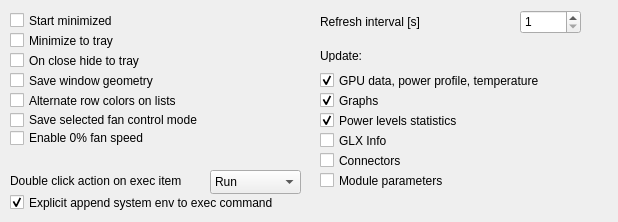
          <widget class="QWidget" name="tab_mainConfig">
           <attribute name="title">
            <string>Main</string>
           </attribute>
           <widget class="QCheckBox" name="cb_startMinimized">
            <property name="geometry">
             <rect>
              <x>10</x>
              <y>10</y>
              <width>289</width>
              <height>21</height>
             </rect>
            </property>
            <property name="text">
             <string>Start minimized</string>
            </property>
           </widget>
           <widget class="QCheckBox" name="cb_minimizeTray">
            <property name="geometry">
             <rect>
              <x>10</x>
              <y>30</y>
              <width>289</width>
              <height>21</height>
             </rect>
            </property>
            <property name="sizePolicy">
             <sizepolicy hsizetype="MinimumExpanding" vsizetype="Fixed">
              <horstretch>0</horstretch>
              <verstretch>0</verstretch>
             </sizepolicy>
            </property>
            <property name="text">
             <string>Minimize to tray</string>
            </property>
           </widget>
           <widget class="QCheckBox" name="cb_closeTray">
            <property name="geometry">
             <rect>
              <x>10</x>
              <y>50</y>
              <width>289</width>
              <height>21</height>
             </rect>
            </property>
            <property name="sizePolicy">
             <sizepolicy hsizetype="Preferred" vsizetype="Fixed">
              <horstretch>0</horstretch>
              <verstretch>0</verstretch>
             </sizepolicy>
            </property>
            <property name="text">
             <string>On close hide to tray</string>
            </property>
           </widget>
           <widget class="QCheckBox" name="cb_saveWindowGeometry">
            <property name="geometry">
             <rect>
              <x>10</x>
              <y>70</y>
              <width>289</width>
              <height>21</height>
             </rect>
            </property>
            <property name="text">
             <string>Save window geometry</string>
            </property>
           </widget>
           <widget class="QCheckBox" name="cb_alternateRow">
            <property name="geometry">
             <rect>
              <x>10</x>
              <y>90</y>
              <width>289</width>
              <height>21</height>
             </rect>
            </property>
            <property name="text">
             <string>Alternate row colors on lists</string>
            </property>
           </widget>
           <widget class="QLabel" name="label_2">
            <property name="geometry">
             <rect>
              <x>320</x>
              <y>10</y>
              <width>161</width>
              <height>24</height>
             </rect>
            </property>
            <property name="text">
             <string>Refresh interval [s]</string>
            </property>
           </widget>
           <widget class="QDoubleSpinBox" name="spin_timerInterval">
            <property name="geometry">
             <rect>
              <x>520</x>
              <y>10</y>
              <width>61</width>
              <height>24</height>
             </rect>
            </property>
            <property name="decimals">
             <number>0</number>
            </property>
            <property name="minimum">
             <double>1.000000000000000</double>
            </property>
            <property name="singleStep">
             <double>1.000000000000000</double>
            </property>
            <property name="value">
             <double>1.000000000000000</double>
            </property>
           </widget>
           <widget class="QLabel" name="label_5">
            <property name="geometry">
             <rect>
              <x>320</x>
              <y>50</y>
              <width>289</width>
              <height>12</height>
             </rect>
            </property>
            <property name="maximumSize">
             <size>
              <width>16777215</width>
              <height>15</height>
             </size>
            </property>
            <property name="text">
             <string>Update:</string>
            </property>
           </widget>
           <widget class="QCheckBox" name="cb_gpuData">
            <property name="geometry">
             <rect>
              <x>320</x>
              <y>70</y>
              <width>289</width>
              <height>21</height>
             </rect>
            </property>
            <property name="sizePolicy">
             <sizepolicy hsizetype="MinimumExpanding" vsizetype="Fixed">
              <horstretch>0</horstretch>
              <verstretch>0</verstretch>
             </sizepolicy>
            </property>
            <property name="text">
             <string>GPU data, power profile, temperature</string>
            </property>
            <property name="checked">
             <bool>true</bool>
            </property>
           </widget>
           <widget class="QCheckBox" name="cb_graphs">
            <property name="geometry">
             <rect>
              <x>320</x>
              <y>90</y>
              <width>289</width>
              <height>21</height>
             </rect>
            </property>
            <property name="sizePolicy">
             <sizepolicy hsizetype="MinimumExpanding" vsizetype="Fixed">
              <horstretch>0</horstretch>
              <verstretch>0</verstretch>
             </sizepolicy>
            </property>
            <property name="text">
             <string>Graphs</string>
            </property>
            <property name="checked">
             <bool>true</bool>
            </property>
           </widget>
           <widget class="QCheckBox" name="cb_stats">
            <property name="geometry">
             <rect>
              <x>320</x>
              <y>110</y>
              <width>289</width>
              <height>21</height>
             </rect>
            </property>
            <property name="text">
             <string>Power levels statistics</string>
            </property>
            <property name="checked">
             <bool>true</bool>
            </property>
           </widget>
           <widget class="QCheckBox" name="cb_glxInfo">
            <property name="geometry">
             <rect>
              <x>320</x>
              <y>130</y>
              <width>289</width>
              <height>21</height>
             </rect>
            </property>
            <property name="sizePolicy">
             <sizepolicy hsizetype="MinimumExpanding" vsizetype="Fixed">
              <horstretch>0</horstretch>
              <verstretch>0</verstretch>
             </sizepolicy>
            </property>
            <property name="text">
             <string>GLX Info</string>
            </property>
           </widget>
           <widget class="QCheckBox" name="cb_connectors">
            <property name="geometry">
             <rect>
              <x>320</x>
              <y>150</y>
              <width>289</width>
              <height>21</height>
             </rect>
            </property>
            <property name="sizePolicy">
             <sizepolicy hsizetype="MinimumExpanding" vsizetype="Fixed">
              <horstretch>0</horstretch>
              <verstretch>0</verstretch>
             </sizepolicy>
            </property>
            <property name="text">
             <string>Connectors</string>
            </property>
           </widget>
           <widget class="QCheckBox" name="cb_modParams">
            <property name="geometry">
             <rect>
              <x>320</x>
              <y>170</y>
              <width>289</width>
              <height>21</height>
             </rect>
            </property>
            <property name="sizePolicy">
             <sizepolicy hsizetype="MinimumExpanding" vsizetype="Fixed">
              <horstretch>0</horstretch>
              <verstretch>0</verstretch>
             </sizepolicy>
            </property>
            <property name="text">
             <string>Module parameters</string>
            </property>
           </widget>
           <widget class="QComboBox" name="cb_execDbcAction">
            <property name="geometry">
             <rect>
              <x>210</x>
              <y>170</y>
              <width>91</width>
              <height>24</height>
             </rect>
            </property>
            <item>
             <property name="text">
              <string>Run</string>
             </property>
            </item>
            <item>
             <property name="text">
              <string>Edit</string>
             </property>
            </item>
           </widget>
           <widget class="QLabel" name="label_16">
            <property name="geometry">
             <rect>
              <x>10</x>
              <y>170</y>
              <width>181</width>
              <height>21</height>
             </rect>
            </property>
            <property name="text">
             <string>Double click action on exec item</string>
            </property>
           </widget>
           <widget class="QCheckBox" name="cb_execSysEnv">
            <property name="geometry">
             <rect>
              <x>10</x>
              <y>192</y>
              <width>291</width>
              <height>21</height>
             </rect>
            </property>
            <property name="text">
             <string>Explicit append system env to exec command</string>
            </property>
            <property name="checked">
             <bool>true</bool>
            </property>
           </widget>
           <widget class="QCheckBox" name="cb_saveFanMode">
            <property name="geometry">
             <rect>
              <x>10</x>
              <y>110</y>
              <width>301</width>
              <height>20</height>
             </rect>
            </property>
            <property name="text">
             <string>Save selected fan control mode</string>
            </property>
           </widget>
           <widget class="QCheckBox" name="cb_zeroPercentFanSpeed">
            <property name="geometry">
             <rect>
              <x>10</x>
              <y>130</y>
              <width>291</width>
              <height>16</height>
             </rect>
            </property>
            <property name="text">
             <string>Enable 0% fan speed</string>
            </property>
           </widget>
          </widget>
